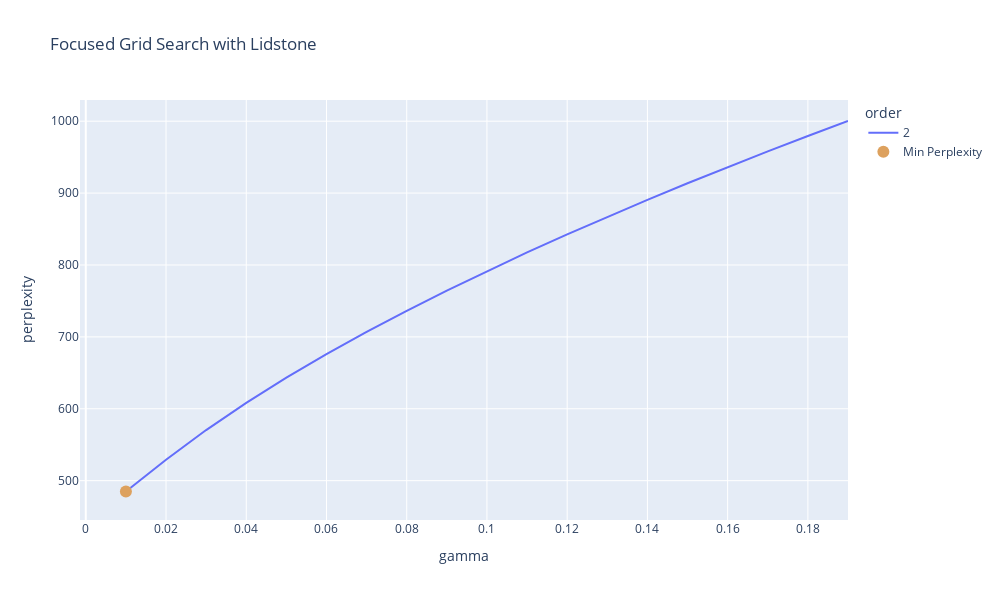

The notebook cell saved with this chart:
### Markdown cell above
#### Plotting Grid Search

### Code cell
fig = px.line(results_df, x='gamma', y='perplexity', color='order', 
              color_discrete_sequence=px.colors.qualitative.Plotly,
              title = "Focused Grid Search with Lidstone")
fig.update_layout(width=1000, height=600)
fig.add_trace(go.Scatter(x=[results_df_slice.loc[best_index,'gamma']], y=[results_df_slice.loc[best_index,'perplexity']], mode='markers', marker=dict(color='#DDA15E', size=12),name='Min Perplexity'))
fig.show()

### Figure 1 — Plotly figure (JSON) as saved in the notebook; plotly's stock layout.template omitted (floating-point values rounded to 4 significant figures)
{"data": [{"hovertemplate": "order=2<br>gamma=%{x}<br>perplexity=%{y}<extra></extra>", "legendgroup": "2", "line": {"color": "#636EFA", "dash": "solid"}, "marker": {"symbol": "circle"}, "mode": "lines", "name": "2", "orientation": "v", "showlegend": true, "type": "scatter", "x": [0.01, 0.02, 0.03, 0.04, 0.05, 0.06, 0.07, 0.08, 0.09, 0.1, 0.11, 0.12, 0.13, 0.14, 0.15, 0.16, 0.17, 0.18, 0.19], "xaxis": "x", "y": [484.9, 529.1, 570.4, 608.2, 643.2, 676.0, 706.9, 736.3, 764.4, 791.4, 817.4, 842.6, 867.0, 890.6, 913.6, 936.1, 958.0, 979.3, 1000.0], "yaxis": "y"}, {"marker": {"color": "#DDA15E", "size": 12}, "mode": "markers", "name": "Min Perplexity", "type": "scatter", "x": [0.01], "y": [484.9]}], "layout": {"height": 600, "legend": {"title": {"text": "order"}, "tracegroupgap": 0}, "title": {"text": "Focused Grid Search with Lidstone"}, "width": 1000, "xaxis": {"anchor": "y", "domain": [0, 1], "title": {"text": "gamma"}}, "yaxis": {"anchor": "x", "domain": [0, 1], "title": {"text": "perplexity"}}}}
